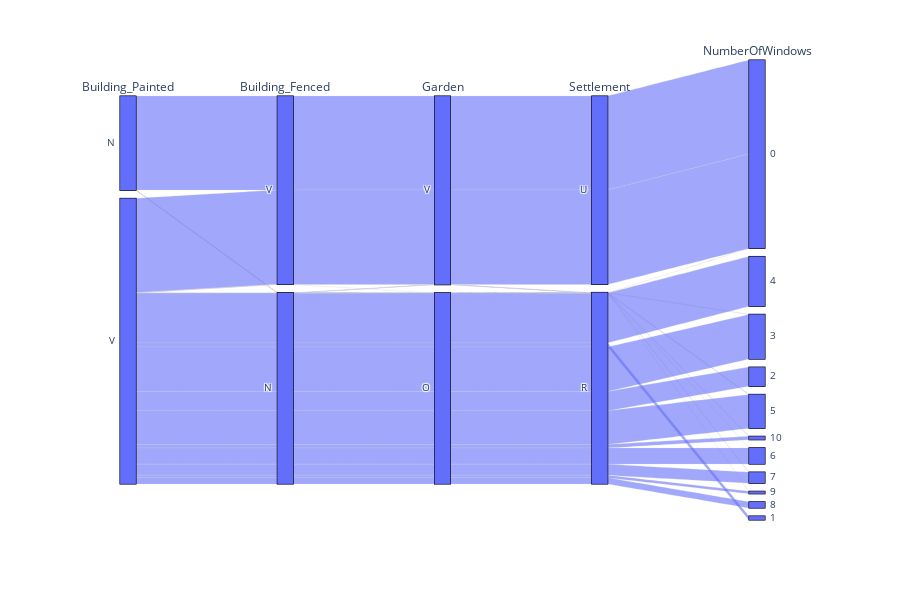

The notebook cell this image was saved under:
### Code cell
px.parallel_categories(train, dimensions=['Building_Painted','Building_Fenced', 'Garden', 'Settlement', 'NumberOfWindows'])

### Figure 1 — Plotly figure (JSON) as saved in the notebook; plotly's stock layout.template omitted (floating-point values rounded to 4 significant figures; data arrays with more than 128 entries replaced by an {"elided": "..."} marker saying what was removed)
{"data": [{"dimensions": [{"label": "Building_Painted", "values": {"elided": "7160 str values"}}, {"label": "Building_Fenced", "values": {"elided": "7160 str values"}}, {"label": "Garden", "values": {"elided": "7160 str values"}}, {"label": "Settlement", "values": {"elided": "7160 str values"}}, {"label": "NumberOfWindows", "values": {"elided": "7160 int values"}}], "domain": {"x": [0, 0.98], "y": [0, 1]}, "name": "", "type": "parcats"}], "layout": {"height": 600, "legend": {"tracegroupgap": 0}, "margin": {"t": 60}}}
